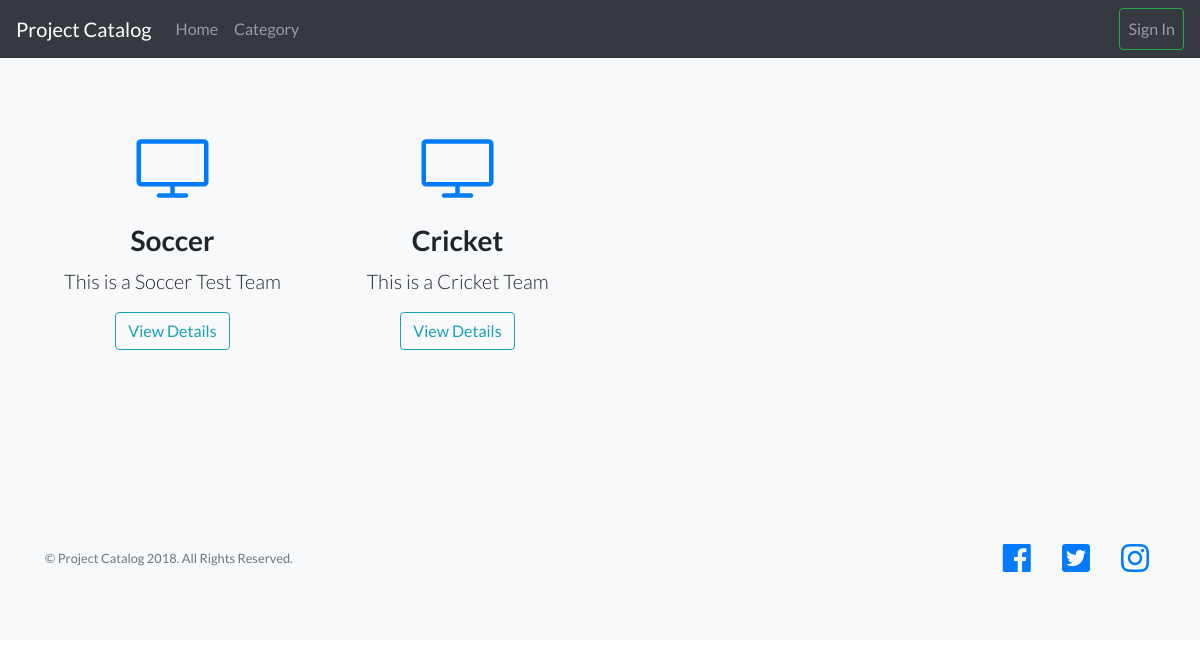
Page /category/ on the earlier database version.
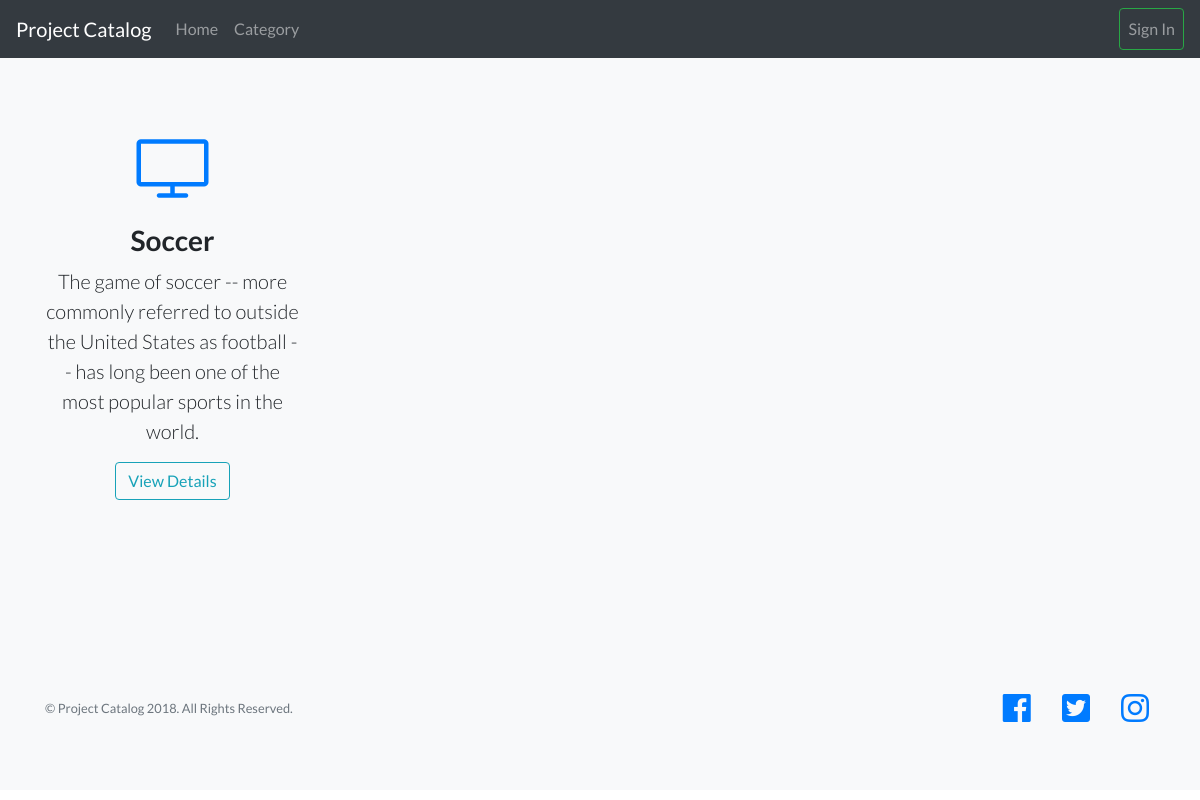
Same page on the later database version.
### app/models.py (models this page shows)
class Category(db.Model):
    __tablename__= 'category'
    id = Column(Integer, primary_key=True)
    name = Column(String(100), nullable=True)
    description = Column(String(256))
    date_created = Column(db.DateTime, index=True, default=datetime.utcnow)
    def __repr__(self):
        return '<Category {}>'.format(self.name)

### app/routes.py (the view)
@app.route('/category/', methods=['GET'])
def category():
    categories = Category.query.all()
    return render_template('category/categoryList.html', categories = categories)

### app/templates/category/categoryList.html (shortened to what this page needs)
{% extends "base/base.html" %}
{% block category_list %}
    <section class="features-icons bg-light text-center">
      <div class="container">
        <div class="row">
          {% for category in categories %}
          <div class="col-lg-3">
            <div class="features-icons-item mx-auto mb-5 mb-lg-0 mb-lg-3">
              <div class="features-icons-icon d-flex">
                <i class="icon-screen-desktop m-auto text-primary"></i>
              </div>
              <h3>{{category.name}}</h3>
              <p class="lead mb-0">{{category.description}}</p>
            </div>
            <ul class="list-inline">
              <li>
                <a class="btn btn btn-outline-info my-2 my-sm-0" href="#">View Details</a>
              </li>
            </ul>
          </div>
          {% endfor %}
        </div>
      </div>
    </section>
{% endblock %}

### app/templates/base/base.html (shortened to what this page needs)
<!DOCTYPE html>
<html lang="en">
 <head>
   <link href="{{ url_for('static', filename='vendor/bootstrap/css/bootstrap.min.css') }}" rel="stylesheet">
   <link href="{{ url_for('static', filename='vendor/fontawesome-free/css/all.min.css') }}" rel="stylesheet">
   <link href="{{ url_for('static', filename='vendor/simple-line-icons/css/simple-line-icons.css') }}" rel="stylesheet" type="text/css">
   <link href="{{ url_for('static', filename='css/landing-page.min.css') }}" rel="stylesheet">
 </head>
 <body>
   <nav class="navbar navbar-expand-lg navbar-dark bg-dark fixed-top">
  <a class="navbar-brand" href="#">Project Catalog</a>
  <div class="collapse navbar-collapse" id="navbarSupportedContent">
    <ul class="navbar-nav mr-auto">
      <li class="nav-item">
        <a class="nav-link" href="{{url_for('index')}}">Home <span class="sr-only">(current)</span></a>
      </li>
      <li class="nav-item">
        <a class="nav-link" href="{{url_for('category', categories=categories)}}">Category</a>
      </li>
    </ul>
    <ul class="form-inline my-2 my-lg-0 navbar-nav ">
      <li class="nav-item">
        {% if current_user.is_anonymous %}
          <a class="nav-link btn btn-outline-success my-2 my-sm-0"  href="{{url_for('login')}}">Sign In</a>
        {% else %}
          <a class="nav-link btn btn-outline-danger my-2 my-sm-0"  href="{{url_for('logout')}}">Sign Out</a>
        {% endif %}
        </li>
    </ul>
  </div>
</nav>
{% block category_list%}
{% endblock %}
       <footer class="footer bg-light">
        <div class="container">
          <div class="row">
            <div class="col-lg-6 h-100 text-center text-lg-left my-auto">
              <p class="text-muted small mb-4 mb-lg-0">&copy; Project Catalog 2018. All Rights Reserved.</p>
            </div>
            <div class="col-lg-6 h-100 text-center text-lg-right my-auto">
              <ul class="list-inline mb-0">
                <li class="list-inline-item mr-3">
                  <a href="#">
                    <i class="fab fa-facebook fa-2x fa-fw"></i>
                  </a>
                </li>
                <li class="list-inline-item mr-3">
                  <a href="#">
                    <i class="fab fa-twitter-square fa-2x fa-fw"></i>
                  </a>
                </li>
                <li class="list-inline-item">
                  <a href="#">
                    <i class="fab fa-instagram fa-2x fa-fw"></i>
                  </a>
                </li>
              </ul>
            </div>
          </div>
        </div>
      </footer>
     </body>
   </html>

Differences in the rows shown:
removed Category: name "Cricket", description "This is a Cricket Team"
changed Category "Soccer": description "This is a Soccer Test Team" → "The game of soccer -- more commonly referred to outside the United States as football -- has long been one of the most popular sports in the world."
